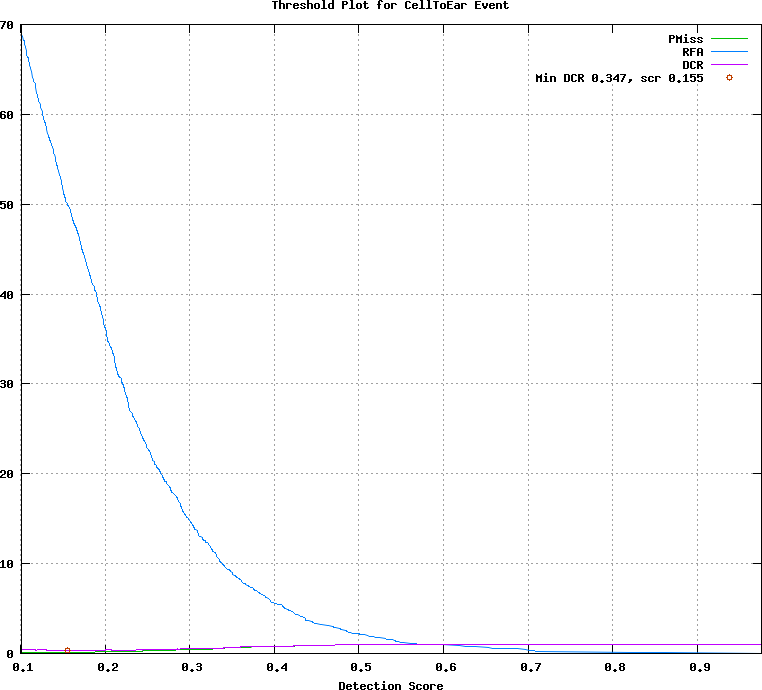

Write gnuplot code to recreate this figure.
## GNUPLOT command file
set terminal postscript color
set style data lines
set title 'Threshold Plot for CellToEar Event'
set xlabel 'Detection Score'
set grid
set size ratio 0.85
plot [0.101000:0.976000]  \
  'test.det.CellToEar_Event.dat.1' using 1:4 title 'PMiss' with lines lt 2, \
  'test.det.CellToEar_Event.dat.1' using 1:5 title 'RFA' with lines lt 3, \
  'test.det.CellToEar_Event.dat.1' using 1:6 title 'DCR' with lines lt 4, \
  'test.det.CellToEar_Event.dat.2' using 1:2 title 'Min DCR 0.347, scr 0.155' with points lt 6
